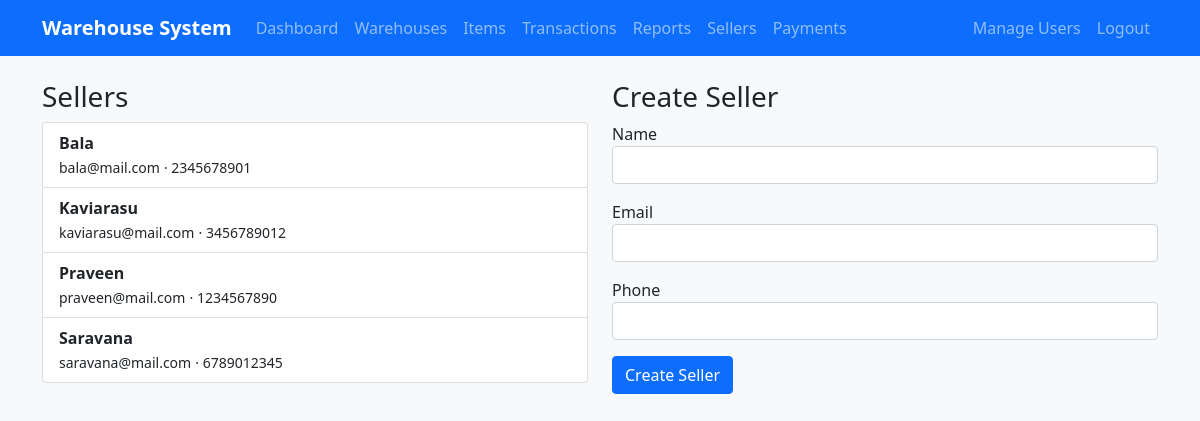
Page /sellers/ (signed in) on the committed database.
### app/models.py (models this page shows, shortened)
class Seller(db.Model):
    id = db.Column(db.Integer, primary_key=True)
    name = db.Column(db.String(128), nullable=False)
    email = db.Column(db.String(120))
    phone = db.Column(db.String(30))
    created_at = db.Column(db.DateTime, default=datetime.utcnow)
    updated_at = db.Column(db.DateTime, default=datetime.utcnow, onupdate=datetime.utcnow)
    payments = db.relationship('Payment', backref='seller', lazy='dynamic')

### app/sellers/routes.py (the view)
@bp.route('/')
@login_required
def index():
    if not getattr(current_user, 'can_manage_users', lambda: False)():
        flash('Access denied. Admin privileges required.', 'danger')
        return redirect(url_for('main.dashboard'))
    sellers = Seller.query.order_by(Seller.name).all()
    form = CreateSellerForm()
    return render_template('sellers/index.html', sellers=sellers, form=form)

### app/sellers/forms.py
class CreateSellerForm(FlaskForm):
    name = StringField('Name', validators=[DataRequired(), Length(max=128)])
    email = StringField('Email', validators=[Optional(), Email(), Length(max=120)])
    phone = StringField('Phone', validators=[Optional(), Length(max=30)])
    submit = SubmitField('Create Seller')

### app.py (called while the page is built, shortened)
@app.before_request
def create_tables():
    db.create_all()

### app/models.py (called while the page is built)
    def can_manage_users(self):
        return self.role == Role.ADMIN

### app/templates/sellers/index.html (shortened to what this page needs)
{% extends "base.html" %}
{% block content %}
<div class="row">
  <div class="col-md-6">
    <h3>Sellers</h3>
    <ul class="list-group">
      {% for s in sellers %}
      <li class="list-group-item d-flex justify-content-between align-items-center">
        <div>
          <strong>{{ s.name }}</strong><br>
          {% if s.email %}<small>{{ s.email }}</small>{% endif %}
          {% if s.phone %}<small> · {{ s.phone }}</small>{% endif %}
        </div>
      </li>
      {% else %}
      <li class="list-group-item">No sellers yet.</li>
      {% endfor %}
    </ul>
  </div>
  <div class="col-md-6">
    <h3>Create Seller</h3>
    <form method="post" action="{{ url_for('sellers.create') }}">
      <div class="mb-3">{{ form.name.label }}{{ form.name(class="form-control") }}</div>
      <div class="mb-3">{{ form.email.label }}{{ form.email(class="form-control") }}</div>
      <div class="mb-3">{{ form.phone.label }}{{ form.phone(class="form-control") }}</div>
      <button class="btn btn-primary">{{ form.submit.label.text }}</button>
    </form>
  </div>
</div>
{% endblock %}

### static/css/custom.css (style rules this page uses)
body { background-color: #f8f9fa; }

### rows in the picture
Seller: name "Bala", email "bala@mail.com", phone "2345678901"
Seller: name "Kaviarasu", email "kaviarasu@mail.com", phone "3456789012"
Seller: name "Praveen", email "praveen@mail.com", phone "1234567890"
Seller: name "Saravana", email "saravana@mail.com", phone "6789012345"
